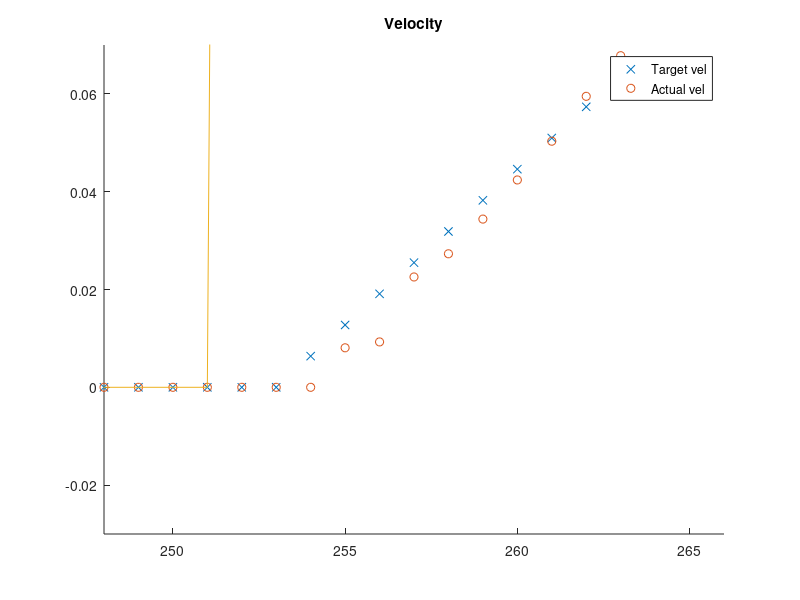
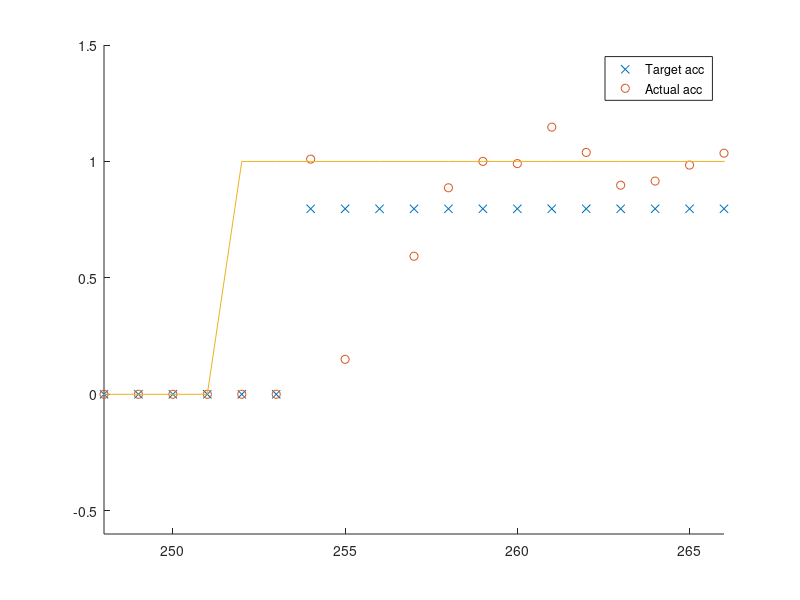
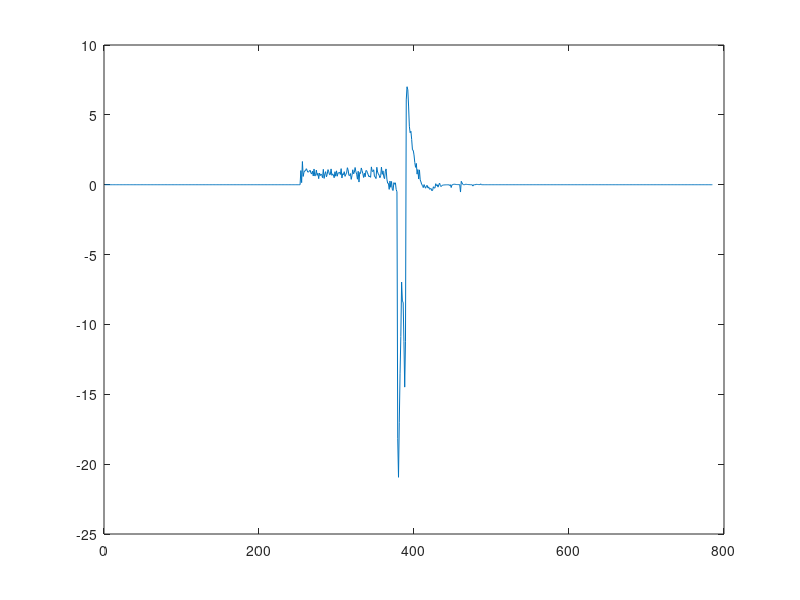
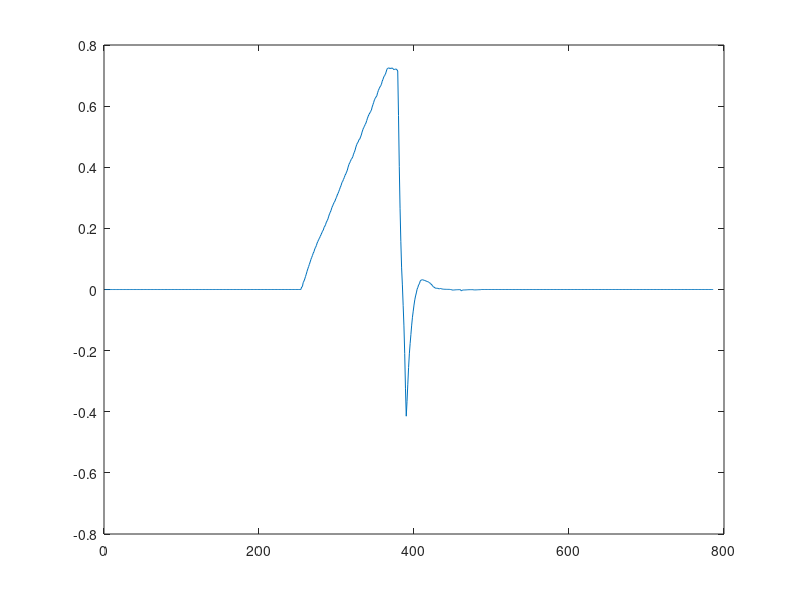

MATLAB code to generate these figures, in order:
clc;
format short
load delayLog.txt;

%delayLog = delayLog(240:270,:);

qActual = delayLog(:,3:8); % Actual Position
qdActual = delayLog(:,9:14); %Actual  Velocity
qddTarget = delayLog(:,15:20); % Target acc
qdTarget = delayLog(:,21:26); % Target vel
qTarget = delayLog(:,27:32); % Target pos
test01 = delayLog(:,33);


qddActual = diff(qdActual)/0.008;

robotTime = delayLog(:,1);

%Systime
sysTime = delayLog(:,2);

disp('Avg. delay, ms')
a = mean(diff(sysTime))/1000

disp('In Hz')
1/(a/1000)

%%
%Compare actual/target velcity and actual/taget acc.

f = figure()
set(f,'name','Velocity','numbertitle','off')
hold all
title('Velocity')
plot(qdTarget(:,1),'x')
plot(qdActual(:,1),'o')
plot(test01)
legend('Target vel','Actual vel')
xlim([248 266]);
ylim([-0.03 0.07])
hold off

f = figure()
hold all
set(f,'name','Acc','numbertitle','off')
plot(qddTarget(:,1),'x')
plot(qddActual(:,1),'o')
plot(test01)
legend('Target acc','Actual acc')
xlim([248 266]);
ylim([-0.6 1.5])
hold off


%%
%Comparing velocity and acc

figure()
plot(qddActual(:,1))
figure()
plot(qdActual(:,1))
